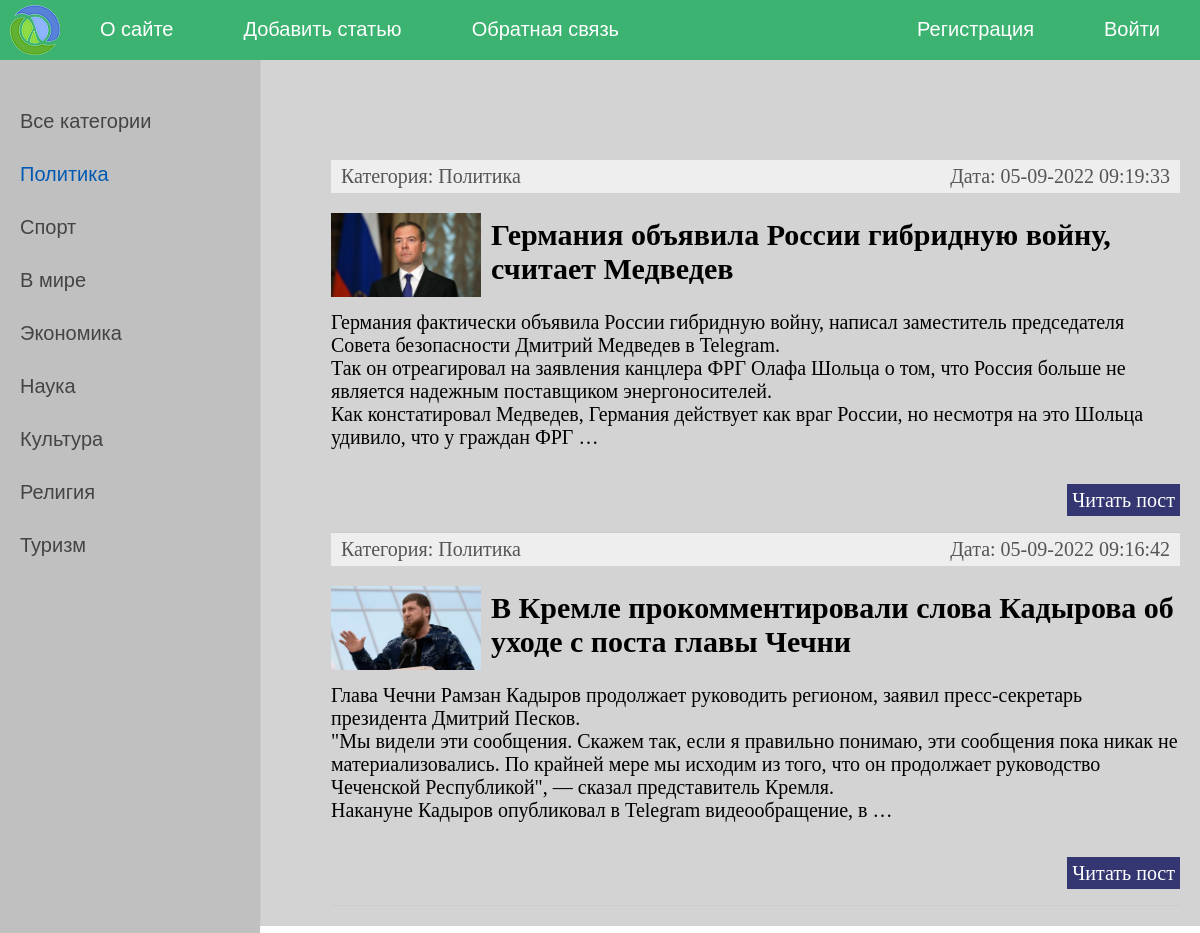
Page /category/1/ on the committed database.
### base/models.py (models this page shows, shortened)
class Category(models.Model):
    name = models.CharField(max_length=100,db_index=True,verbose_name='Категория')
    def __str__(self):
        return self.name
    def get_absolute_url(self):
        return reverse('category', kwargs={'cat_id': self.pk})
    class Meta:
        verbose_name = 'category'
        verbose_name_plural = 'categories'

class News(models.Model):
    title = models.CharField(max_length=255,verbose_name='Заголовок')
    content = models.TextField(blank=True,verbose_name='Текст статьи')
    photo = models.ImageField(upload_to='photos/%Y/%m/%d/',verbose_name='Фото',blank=True)
    time_create = models.DateTimeField(auto_now_add=True,verbose_name='Время создания')
    time_update = models.DateTimeField(auto_now=True,verbose_name='Время изменения')
    is_published = models.BooleanField(default=True,verbose_name='Публикация')
    cat = models.ForeignKey('Category',on_delete=models.CASCADE,null=True,verbose_name='Категория')
    def get_absolute_url(self):
        return reverse('post',kwargs ={'post_id':self.pk})
    class Meta:
        verbose_name = 'News'
        verbose_name_plural= 'News'
        ordering = ['-time_create','title']

### base/views.py (the view)
# urls.py: path('category/<int:cat_id>/',views.show_category,name = 'category'),
def show_category(request,cat_id):
    posts = News.objects.filter(cat_id = cat_id)
    cats = Category.objects.all()
    context = {
        'title': 'Отображение новостей',
        'cats': cats,
        'menu': menu,
        'posts': posts,
        'cat_selected': cat_id
    }
    return render(request,'base/index.html',context)

### base/templates/base/index.html (shortened to what this page needs)
{% extends 'base/base.html'%}
{%block content%}
<ul class=" list-articles">
    {%for p in posts%}
    <li><div class="article-panel">
        <p class="first">Категория: {{p.cat}}</p>
        <p class="last">Дата: {{p.time_update|date:"d-m-Y H:i:s"}}</p>
    </div>
        {% if p.photo %}
        <p><img class="img-article-left thumb" src="{{p.photo.url}}" ></p>
        {% endif %}
        <h2>{{p.title}}</h2>
        <p>{{p.content|linebreaks|truncatewords:50}}</p>
        <p class="link-read-post"><a href="{{ p.get_absolute_url }}">Читать пост</a></p>
    </li>
    {%endfor%}
</ul>
{%endblock%}

### base/templates/base/base.html (shortened to what this page needs)
{% load static %}
<!DOCTYPE html>
<html>
<head>
	<link type="text/css" href="{% static 'base/css/styles.css' %}" rel="stylesheet" />
</head>
<body>
<table class="table-page" border=0 cellpadding="0" cellspacing="0">
<tr><td valign=top>
{% block mainmenu %}
		<div class="header">
			<ul id="mainmenu" class="mainmenu">
			<li class="logo"><a href="{%url 'main' %}"><div class="logo"></div></a></li>
{% for m in menu %}
			<li><a href="{%url m.url_name %}">{{m.title}}</a></li>
{% endfor %}
				{% if request.user.is_authenticated%}
					<li class="last"><a href="{% url 'logout' %}">Выйти</a></li>
				{% else %}
				<li class="last"><a href="{% url 'login' %}">Войти</a></li>
				{%endif%}
				<li class="last"><a href="{% url 'register' %}">Регистрация</a></li>
			</ul>
		</div>
{% endblock mainmenu %}
<table class="table-content" border=0 cellpadding="0" cellspacing="0">
<tr>
	<td valign="top" class="left-chapters">
	<ul id="leftchapters">
	{% if cat_selected == 0 %}
		<li class="selected"> Все категории </li>
	{%else%}
		<li><a href="{%url 'main' %}">Все категории </a></li>
	{% endif %}
	{% for i in cats %}
		{% if i.pk == cat_selected %}
			<li class="selected">{{i.name}}</li>
		{% else	%}
			<li><a href="{{i.get_absolute_url}}">{{i.name}}</a></li>
		{% endif %}
	{% endfor %}
	</ul>
</td>
<td valign="top" class="content">
	<div class="content-text">
{% block content %}
{% endblock %}
	</div>
</td></tr></table>
</td></tr>
</table>
</body>
</html>

### base/static/base/css/styles.css (style rules this page uses)
html, body { font-family: 'Arial'; margin: 0; padding: 0; height: 100%; width: 100%; color: #444; }
a { color: #0059b2; text-decoration: none; }
img { max-width: 600px; height: auto; }
img.img-article-left { max-width: 300px; height: auto; float: left; padding: 0 10px 10px 0; }
img.img-article-left.thumb { max-width: 150px; height: auto; }
p.link-read-post { text-align: right; }
p.link-read-post a { padding: 5px; min-width: 50px; background: #333671; color: #fff; text-decoration: none; }
div.article-panel { background: #eee; padding: 5px 10px 5px 10px; box-sizing: border-box; overflow: hidden; color: #555; }
div.article-panel p.first { margin: 0; float: left; }
div.article-panel p.last { margin: 0; float: right; }
ul.list-articles { list-style: none; margin: 0; padding: 0; }
ul.list-articles li { border-bottom: 1px solid #ccc; }
.table-page { width: 100%; height: 100%; vertical-align: top; }
.table-page tr { height: 100%; }
.header { background: #3F4137; height: 60px; }
.logo { background: url('../images/logo.png') no-repeat 10px 5px; width: 70px; height: 60px; }
ul.mainmenu { list-style: none; margin: 0; padding: 0; height: 60px; background-color: #3CB371; font-size: 20px; overflow: hidden; }
ul.mainmenu li { float: left; margin: 18px 40px 0 30px; }
ul.mainmenu li.logo { margin: 0; }
ul.mainmenu li.last { float: right; }
ul.mainmenu li a { color: #fff; text-decoration: none; }
.table-content { width: 100%; min-height: 100%; height: 100%; }
.left-chapters { margin: 0; background: #eee; border-right: 1px solid #ccc; min-height: 100%; }
.left-chapters ul { width: 230px; min-height: 100%; margin: 0; padding: 20px 10px 10px 20px; list-style: none; font-size: 20px; background-color:#C0C0C0; }
.left-chapters ul li { margin: 30px 0 0 0; color: #999; }
.left-chapters ul li.selected { color: #0059b2; }
.left-chapters ul li a { color: #444; text-decoration: none; }
.content { padding: 40px 20px 20px 40px; width: 100%; box-sizing: border-box; background-color:#D3D3D3; }
.content-text { margin: 60px 0 0 30px; color: #000; font-size: 20px; font-family: Yandex Sans Display Light; }

### rows in the picture
Category: name "Политика"
Category: name "Cпорт"
Category: name "В мире"
Category: name "Экономика"
Category: name "Наука"
Category: name "Культура"
Category: name "Религия"
Category: name "Туризм"
News: cat "Политика", time_update "05-09-2022 09:19:33", photo (picture), title "Германия объявила России гибридную войну, считает Медведев", content "Германия фактически объявила России гибридную войну, написал заместитель председателя Совета безопасности Дмитрий Медведев в Telegram. Так он отреагировал на заявления канцлера ФРГ Олафа Шольца о том, что Россия больше не является надежным поставщиком энергоносителей. Как констатировал Медведев, Германия действует как враг России, но несмотря на это Шольца удивило, что у граждан ФРГ …"
News: cat "Политика", time_update "05-09-2022 09:16:42", photo (picture), title "В Кремле прокомментировали слова Кадырова об уходе с поста главы Чечни", content "Глава Чечни Рамзан Кадыров продолжает руководить регионом, заявил пресс-секретарь президента Дмитрий Песков. \"Мы видели эти сообщения. Скажем так, если я правильно понимаю, эти сообщения пока никак не материализовались. По крайней мере мы исходим из того, что он продолжает руководство Чеченской Республикой\", — сказал представитель Кремля. Накануне Кадыров опубликовал в Telegram видеообращение, в …"

### other values in the picture
{{ m.title }} "О сайте" "Добавить статью" "Обратная связь"
